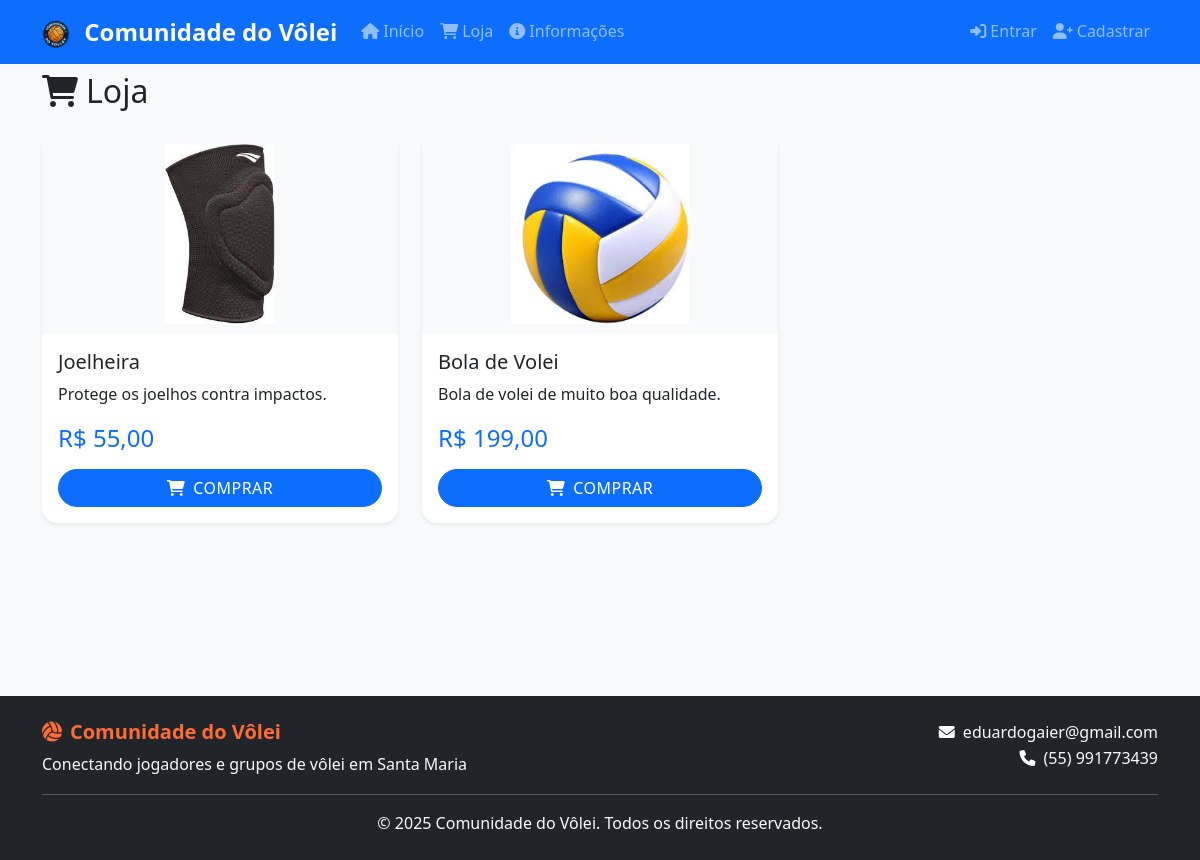
The app's page /payment/loja.php, older data.
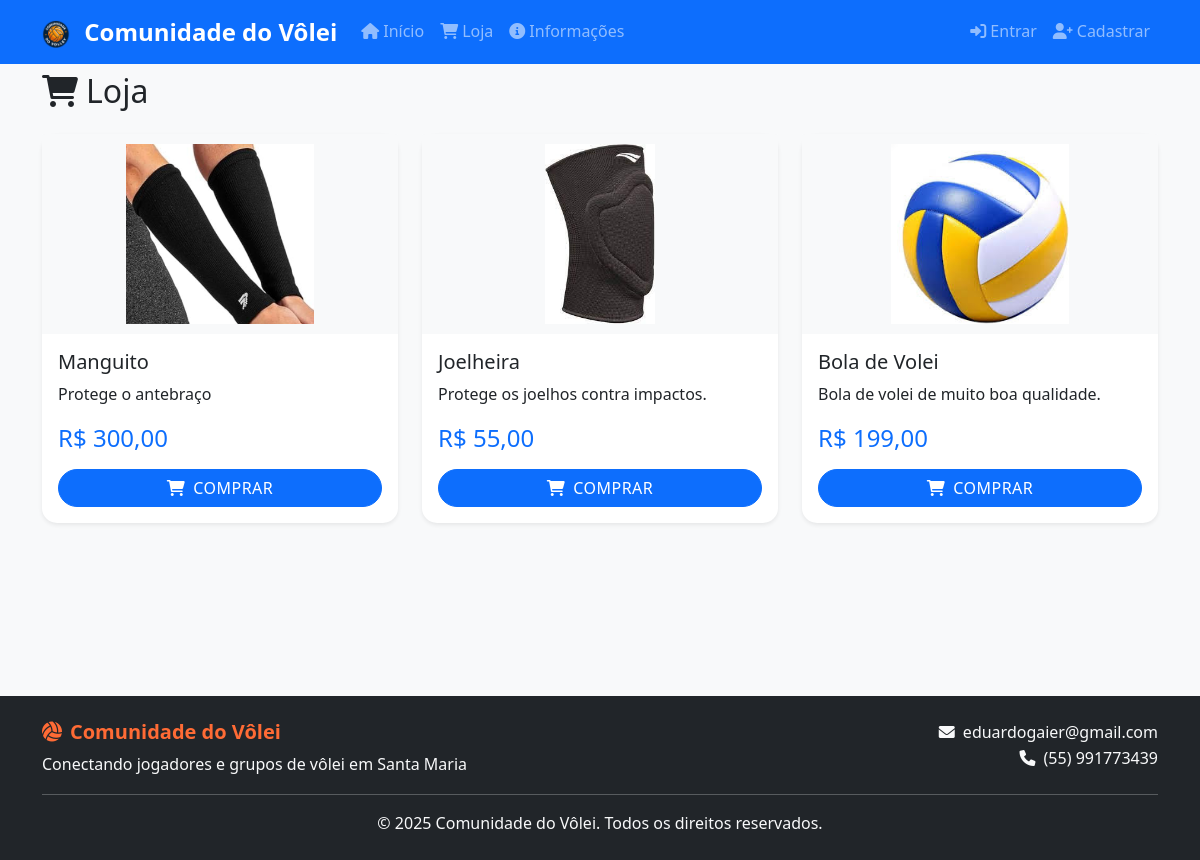
The same page, newer data.
### tables this page shows
CREATE TABLE `loja_produtos` (
  `id` int(11) NOT NULL,
  `nome` varchar(255) NOT NULL,
  `descricao` text DEFAULT NULL,
  `valor` decimal(10,2) NOT NULL,
  `imagem` varchar(255) DEFAULT NULL,
  `ativo` tinyint(1) DEFAULT 1,
  `data_criacao` timestamp NOT NULL DEFAULT current_timestamp(),
  `data_atualizacao` timestamp NULL DEFAULT NULL ON UPDATE current_timestamp()
);

### includes/db_connect.php (called while the page is built, shortened)
<?php
function executeQuery($pdo, $sql, $params = []) {
    try {
        $stmt = $pdo->prepare($sql);
        $stmt->execute($params);
        return $stmt;
    } catch(PDOException $e) {
        error_log("Erro na query: " . $e->getMessage());
        return false;
    }
}
?>

### payment/loja.php (the view, shortened to what this page needs)
<?php
require_once '../includes/db_connect.php';
$sql = "SELECT * FROM loja_produtos WHERE ativo = 1 ORDER BY data_criacao DESC";
$stmt = executeQuery($pdo, $sql);
$produtos = $stmt ? $stmt->fetchAll() : [];
include '../includes/header.php';
?>
<div class="row mb-3">
    <div class="col-12">
        <h2>
            <i class="fas fa-shopping-cart me-2"></i>Loja
        </h2>
    </div>
</div>
<?php if (empty($produtos)): ?>
    <div class="row">
        <div class="col-12">
            <div class="card">
                <div class="card-body text-center py-5">
                    <i class="fas fa-box-open fa-4x text-muted mb-3"></i>
                    <p class="text-muted mb-0">Nenhum produto disponível no momento.</p>
                </div>
            </div>
        </div>
    </div>
<?php else: ?>
    <div class="row">
        <?php foreach ($produtos as $produto): ?>
            <div class="col-md-6 col-lg-4 mb-4">
                <div class="card h-100 shadow-sm">
                    <?php if ($produto['imagem']): ?>
                        <?php
                        $imagem = $produto['imagem'];
                        if (strpos($imagem, 'http') === 0) {
                        } elseif (strpos($imagem, '/') === 0) {
                        } elseif (strpos($imagem, 'assets/') === 0) {
                            $imagem = '/' . $imagem;
                        } else {
                            $imagem = '/assets/arquivos/produtos/' . $imagem;
                        }
                        ?>
                        <img src="<?php echo htmlspecialchars($imagem); ?>"
                             class="card-img-top"
                             alt="<?php echo htmlspecialchars($produto['nome']); ?>"
                             style="height: 200px; width: 100%; object-fit: contain; background-color: #f8f9fa; padding: 10px;">
                    <?php else: ?>
                        <div class="card-img-top bg-secondary d-flex align-items-center justify-content-center" style="height: 200px;">
                            <i class="fas fa-image fa-4x text-white"></i>
                        </div>
                    <?php endif; ?>
                    <div class="card-body d-flex flex-column">
                        <h5 class="card-title"><?php echo htmlspecialchars($produto['nome']); ?></h5>
                        <?php if (!empty($produto['descricao'])): ?>
                            <p class="card-text flex-grow-1"><?php echo nl2br(htmlspecialchars($produto['descricao'])); ?></p>
                        <?php endif; ?>
                        <div class="mt-auto">
                            <div class="d-flex justify-content-between align-items-center mb-3">
                                <span class="h4 text-primary mb-0">
                                    R$ <?php echo number_format($produto['valor'], 2, ',', '.'); ?>
                                </span>
                            </div>
                            <button class="btn btn-primary w-100" onclick="comprarProduto(<?php echo $produto['id']; ?>)">
                                <i class="fas fa-shopping-cart me-2"></i>Comprar
                            </button>
                        </div>
                    </div>
                </div>
            </div>
        <?php endforeach; ?>
    </div>
<?php endif; ?>
<?php include '../includes/footer.php'; ?>

Row changes from the older to the newer data that the page shows:
added loja_produtos: shows a picture, nome "Manguito", descricao "Protege o antebraço", valor "300,00"
